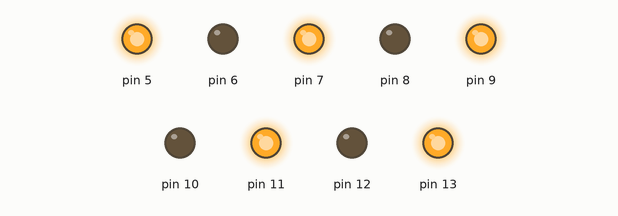
The sketch below on a simulated Arduino Uno, built with avr-gcc and run on an emulated ATmega328P. Shown: output pins drawn as LEDs (lit = HIGH).

Above: at 0.2 s.
At 1.7 s:
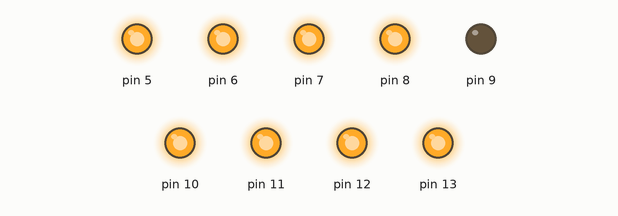
Timing chart, 0 to 3.0 s (numbered marks = the images above):
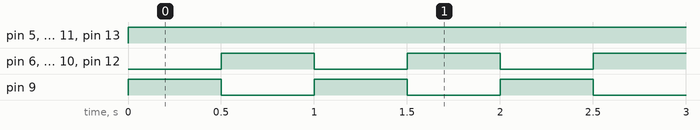

Measured:
- by itself, pin 5, pin 7, pin 11, pin 13: LOW → HIGH at 0.00 s
- by itself, pin 6, pin 8–10, pin 12: alternates HIGH for 0.50 s and LOW for 0.50 s

The sketch:

sketch_jan07a_pixel_screen.ino
```cpp
void setup() {
  pinMode(13, OUTPUT);
  pinMode(12, OUTPUT);
  pinMode(11, OUTPUT);
  pinMode(10, OUTPUT);
  pinMode(9, OUTPUT);
  pinMode(8, OUTPUT);
  pinMode(7, OUTPUT);
  pinMode(6, OUTPUT);
  pinMode(5, OUTPUT);
}

void loop() {
  xChar();
  delay(500);
  oChar();
  delay(500);


}

void xChar() {
  digitalWrite(13, HIGH);
  digitalWrite(12, LOW);
  digitalWrite(11, HIGH);
  digitalWrite(10, LOW);
  digitalWrite(9, HIGH);
  digitalWrite(8, LOW);
  digitalWrite(7, HIGH);
  digitalWrite(6, LOW);
  digitalWrite(5, HIGH);
  }

void oChar() {
  digitalWrite(13, HIGH);
  digitalWrite(12, HIGH);
  digitalWrite(11, HIGH);
  digitalWrite(10, HIGH);
  digitalWrite(9, LOW);
  digitalWrite(8, HIGH);
  digitalWrite(7, HIGH);
  digitalWrite(6, HIGH);
  digitalWrite(5, HIGH);
  }
```
